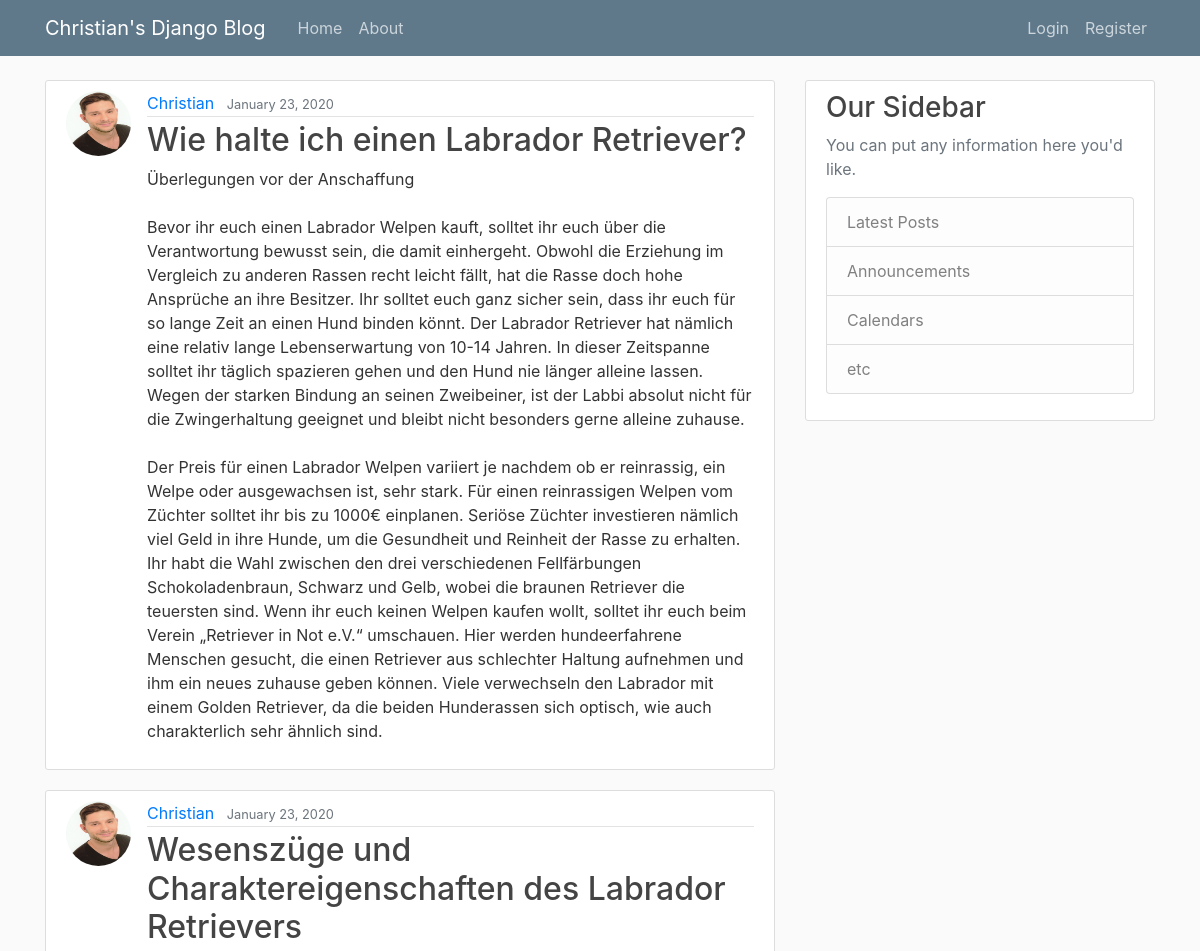
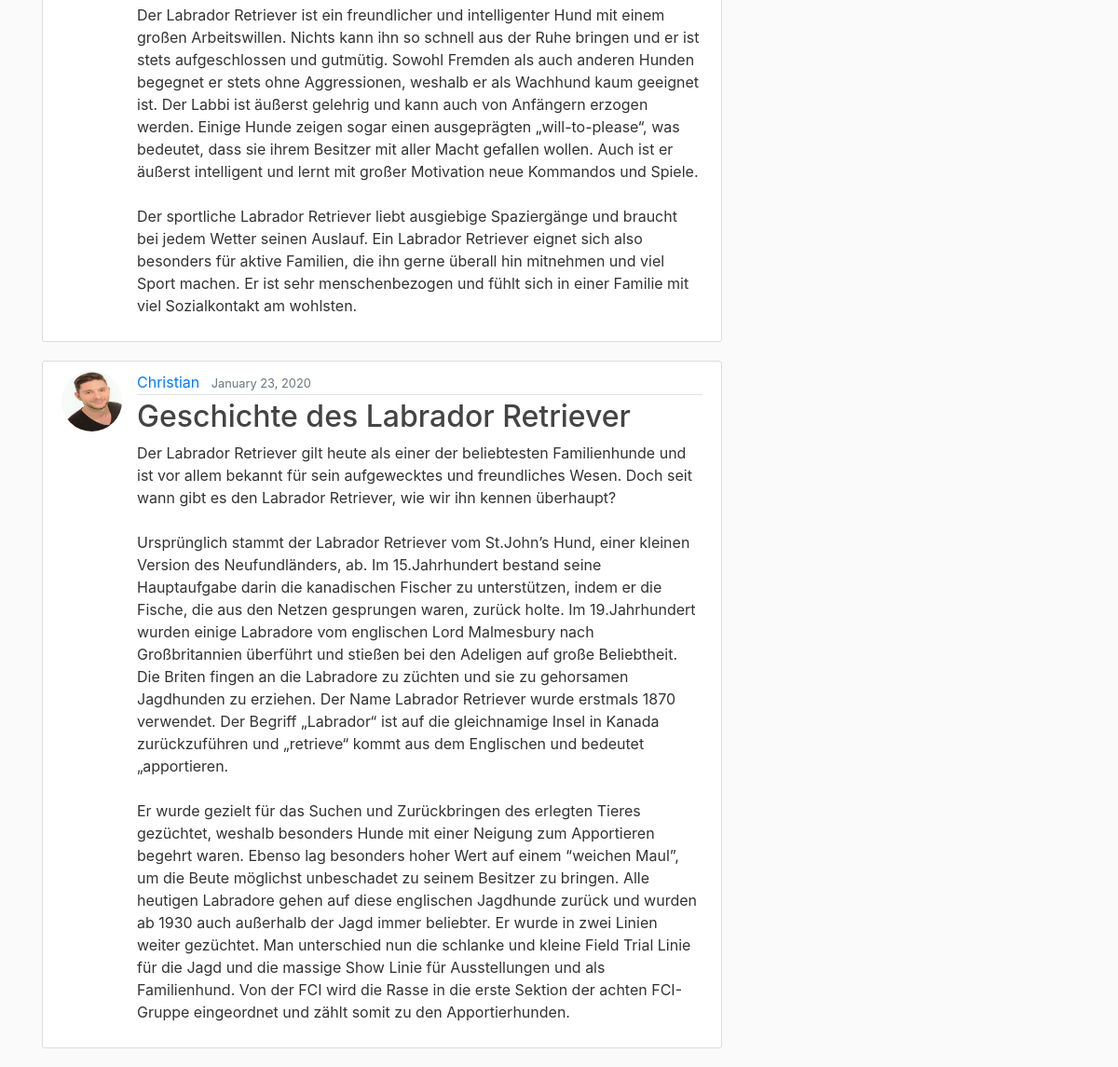
/, run on an earlier commit of the app's database (2 pictures, top to bottom).
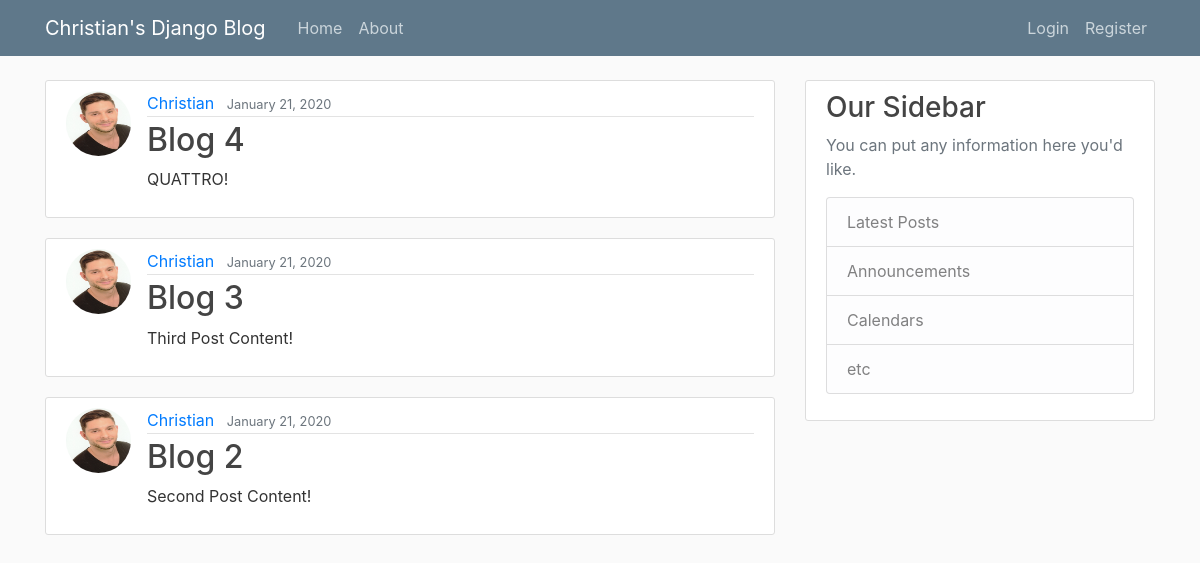
And on a later commit of the database.
### blog/models.py (models this page shows, shortened)
class Post(models.Model):
	title = models.CharField(max_length=100)
	content = models.TextField()
	date_posted = models.DateTimeField(default=timezone.now)
	author = models.ForeignKey(User, on_delete=models.CASCADE)

### users/models.py (models this page shows, shortened)
class Profile(models.Model):
	user = models.OneToOneField(User, on_delete=models.CASCADE)
	image = models.ImageField(default='default.jpg', upload_to='profile_pics')

### blog/views.py (the view)
# urls.py: path('', PostListView.as_view(), name='blog-home'),
class PostListView(ListView):
	model = Post
	template_name ='blog/home.html' # <app>/model>_<viewtype>.html
	context_object_name = 'posts'
	ordering = ['-date_posted']
	paginate_by = 3

### blog/templates/blog/home.html
	{% extends "blog/base.html" %}
	{% block content %}
		{% for post  in posts %}
		<article class="media content-section">
      <img class="rounded-circle article-img"src="{{ post.author.profile.image.url }}">
  		<div class="media-body">
    		<div class="article-metadata">
     		 <a class="mr-2" href="#">{{ post.author }}</a>
      		<small class="text-muted">{{ post.date_posted| date:"F d, Y"}}</small>
    	</div>
    	<h2><a class="article-title" href="{% url 'post-detail' post.id %}">{{ post.title }}</a></h2>
   	 <p class="article-content">{{ post.content }}</p>
  </div>
</article>
		{% endfor %}
	{% endblock content%}

What changed in the data, as far as the page shows it:
removed Post: author.profile.image (picture), author "Christian", date_posted "January 23, 2020", title "Wie halte ich einen Labrador Retriever?", content "Überlegungen vor der Anschaffung Bevor ihr euch einen Labrador Welpen kauft, solltet ihr euch über die Verantwortung bewusst sein, die damit einhergeht. Obwohl die Erziehung im Vergleich zu anderen Rassen recht leicht fällt, hat die Rasse doch hohe Ansprüche an ihre Besitzer. Ihr solltet euch ganz sicher sein, dass ihr euch für so lange Zeit an einen Hund binden könnt. Der Labrador Retriever hat nämlich eine relativ lange Lebenserwartung von 10-14 Jahren. In dieser Zeitspanne solltet ihr täglich spazieren gehen und den Hund nie länger alleine lassen. Wegen der starken Bindung an seinen Zweibeiner, ist der Labbi absolut nicht für die Zwingerhaltung geeignet und bleibt nicht besonders gerne…"
removed Post: author.profile.image (picture), author "Christian", date_posted "January 23, 2020", title "Wesenszüge und Charaktereigenschaften des Labrador Retrievers", content "Der Labrador Retriever ist ein freundlicher und intelligenter Hund mit einem großen Arbeitswillen. Nichts kann ihn so schnell aus der Ruhe bringen und er ist stets aufgeschlossen und gutmütig. Sowohl Fremden als auch anderen Hunden begegnet er stets ohne Aggressionen, weshalb er als Wachhund kaum geeignet ist. Der Labbi ist äußerst gelehrig und kann auch von Anfängern erzogen werden. Einige Hunde zeigen sogar einen ausgeprägten „will-to-please“, was bedeutet, dass sie ihrem Besitzer mit aller Macht gefallen wollen. Auch ist er äußerst intelligent und lernt mit großer Motivation neue Kommandos und Spiele. Der sportliche Labrador Retriever liebt ausgiebige Spaziergänge und braucht bei jedem…"
removed Post: author.profile.image (picture), author "Christian", date_posted "January 23, 2020", title "Geschichte des Labrador Retriever", content "Der Labrador Retriever gilt heute als einer der beliebtesten Familienhunde und ist vor allem bekannt für sein aufgewecktes und freundliches Wesen. Doch seit wann gibt es den Labrador Retriever, wie wir ihn kennen überhaupt? Ursprünglich stammt der Labrador Retriever vom St.John’s Hund, einer kleinen Version des Neufundländers, ab. Im 15.Jahrhundert bestand seine Hauptaufgabe darin die kanadischen Fischer zu unterstützen, indem er die Fische, die aus den Netzen gesprungen waren, zurück holte. Im 19.Jahrhundert wurden einige Labradore vom englischen Lord Malmesbury nach Großbritannien überführt und stießen bei den Adeligen auf große Beliebtheit. Die Briten fingen an die Labradore zu…"
now on this page (row unchanged): Post: author.profile.image (picture), author "Christian", date_posted "January 21, 2020", title "Blog 4", content "QUATTRO!"
now on this page (row unchanged): Post: author.profile.image (picture), author "Christian", date_posted "January 21, 2020", title "Blog 3", content "Third Post Content!"
now on this page (row unchanged): Post: author.profile.image (picture), author "Christian", date_posted "January 21, 2020", title "Blog 2", content "Second Post Content!"
